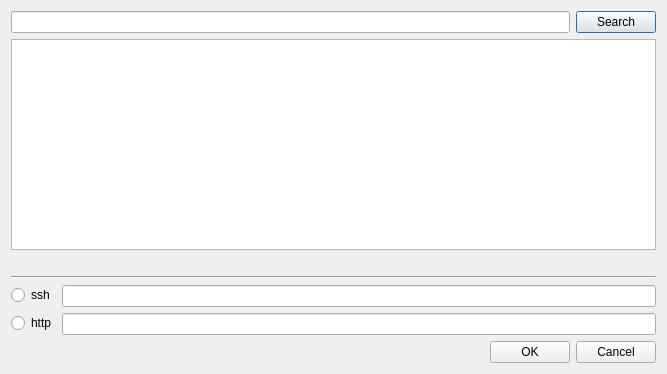
<?xml version="1.0" encoding="UTF-8"?>
<ui version="4.0">
 <class>SearchFromGitHubDialog</class>
 <widget class="QDialog" name="SearchFromGitHubDialog">
  <property name="geometry">
   <rect>
    <x>0</x>
    <y>0</y>
    <width>667</width>
    <height>374</height>
   </rect>
  </property>
  <property name="windowTitle">
   <string>Search From GitHub</string>
  </property>
  <layout class="QVBoxLayout" name="verticalLayout">
   <item>
    <layout class="QHBoxLayout" name="horizontalLayout_2">
     <item>
      <widget class="QLineEdit" name="lineEdit_keywords"/>
     </item>
     <item>
      <widget class="QPushButton" name="pushButton_search">
       <property name="text">
        <string>Search</string>
       </property>
      </widget>
     </item>
    </layout>
   </item>
   <item>
    <widget class="QTableWidget" name="tableWidget">
     <property name="editTriggers">
      <set>QAbstractItemView::NoEditTriggers</set>
     </property>
     <property name="selectionMode">
      <enum>QAbstractItemView::SingleSelection</enum>
     </property>
     <property name="selectionBehavior">
      <enum>QAbstractItemView::SelectRows</enum>
     </property>
     <property name="horizontalScrollMode">
      <enum>QAbstractItemView::ScrollPerPixel</enum>
     </property>
     <attribute name="verticalHeaderVisible">
      <bool>false</bool>
     </attribute>
    </widget>
   </item>
   <item>
    <widget class="HyperLinkLabel" name="label_hyperlink">
     <property name="text">
      <string/>
     </property>
    </widget>
   </item>
   <item>
    <widget class="Line" name="line">
     <property name="orientation">
      <enum>Qt::Horizontal</enum>
     </property>
    </widget>
   </item>
   <item>
    <layout class="QFormLayout" name="formLayout">
     <property name="fieldGrowthPolicy">
      <enum>QFormLayout::ExpandingFieldsGrow</enum>
     </property>
     <property name="labelAlignment">
      <set>Qt::AlignLeading|Qt::AlignLeft|Qt::AlignVCenter</set>
     </property>
     <item row="0" column="0">
      <widget class="QRadioButton" name="radioButton_ssh">
       <property name="text">
        <string>ssh</string>
       </property>
      </widget>
     </item>
     <item row="0" column="1">
      <widget class="ReadOnlyLineEdit" name="lineEdit_ssh"/>
     </item>
     <item row="1" column="0">
      <widget class="QRadioButton" name="radioButton_http">
       <property name="text">
        <string>http</string>
       </property>
      </widget>
     </item>
     <item row="1" column="1">
      <widget class="ReadOnlyLineEdit" name="lineEdit_http"/>
     </item>
    </layout>
   </item>
   <item>
    <layout class="QHBoxLayout" name="horizontalLayout">
     <item>
      <spacer name="horizontalSpacer">
       <property name="orientation">
        <enum>Qt::Horizontal</enum>
       </property>
       <property name="sizeHint" stdset="0">
        <size>
         <width>40</width>
         <height>20</height>
        </size>
       </property>
      </spacer>
     </item>
     <item>
      <widget class="QPushButton" name="pushButton_ok">
       <property name="text">
        <string>OK</string>
       </property>
      </widget>
     </item>
     <item>
      <widget class="QPushButton" name="pushButton_cancel">
       <property name="text">
        <string>Cancel</string>
       </property>
      </widget>
     </item>
    </layout>
   </item>
  </layout>
 </widget>
 <customwidgets>
  <customwidget>
   <class>ReadOnlyLineEdit</class>
   <extends>QLineEdit</extends>
   <header>ReadOnlyLineEdit.h</header>
  </customwidget>
  <customwidget>
   <class>HyperLinkLabel</class>
   <extends>QLabel</extends>
   <header>HyperLinkLabel.h</header>
  </customwidget>
 </customwidgets>
 <tabstops>
  <tabstop>lineEdit_keywords</tabstop>
  <tabstop>pushButton_search</tabstop>
  <tabstop>pushButton_ok</tabstop>
  <tabstop>pushButton_cancel</tabstop>
 </tabstops>
 <resources/>
 <connections>
  <connection>
   <sender>pushButton_ok</sender>
   <signal>clicked()</signal>
   <receiver>SearchFromGitHubDialog</receiver>
   <slot>accept()</slot>
   <hints>
    <hint type="sourcelabel">
     <x>345</x>
     <y>320</y>
    </hint>
    <hint type="destinationlabel">
     <x>337</x>
     <y>372</y>
    </hint>
   </hints>
  </connection>
  <connection>
   <sender>pushButton_cancel</sender>
   <signal>clicked()</signal>
   <receiver>SearchFromGitHubDialog</receiver>
   <slot>reject()</slot>
   <hints>
    <hint type="sourcelabel">
     <x>420</x>
     <y>316</y>
    </hint>
    <hint type="destinationlabel">
     <x>420</x>
     <y>374</y>
    </hint>
   </hints>
  </connection>
 </connections>
</ui>
